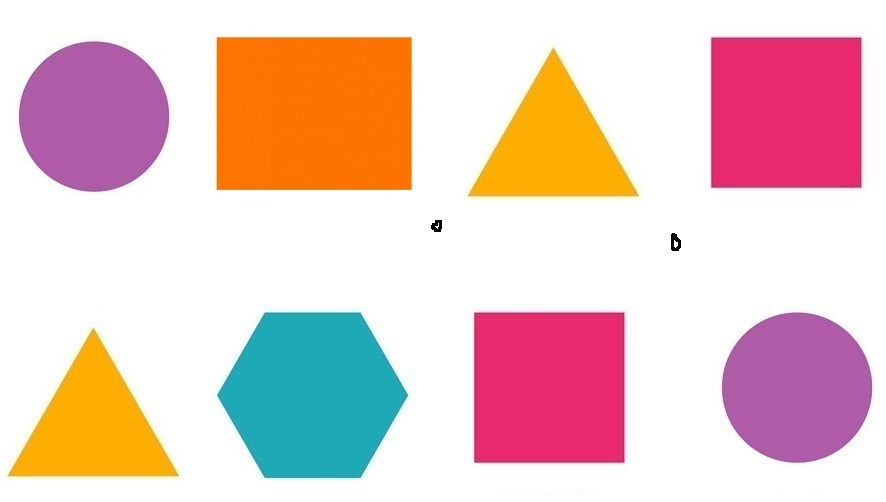
//> input picture color_shapes.jpg, 886 x 502 px
$ ./Shape-Detection   (built with g++ and OpenCV 4)
//> lines starting //> are read from the running program, lines starting //| are printed output that depends on the picture; after the words box and inside, x2 and y2 are one past the last pixel; in counts of white or black regions, pixels touching at a corner belong together
#include <opencv2/core.hpp>
#include <opencv2/imgcodecs.hpp>
#include <opencv2/highgui.hpp>
#include <opencv2/imgproc.hpp>
#include <iostream>
#include <vector>
#include <string>

using namespace cv;
using namespace std;


void get_shape_contours(Mat& dial_img, Mat& in_img)
{
    vector<vector<Point>> contours;                                                       // vector to store contour points
    vector<Vec4i> hierarchy;
    findContours(dial_img, contours, hierarchy, RETR_EXTERNAL, CHAIN_APPROX_SIMPLE);
    //drawContours(in_img, contours, -1, Scalar(255, 0, 255), 2);                       // draw (all) contour on input img (BGR)

    vector<vector<Point>> contourPoly(contours.size());
    vector<Rect> bound_rect(contours.size());                                           // bouning box/rect around shape


    for (int i = 0; i < contours.size();++i)                                           // loop through all contours
    {
        int c_area = contourArea(contours[i]);
        //cout << c_area << endl;
        if (c_area > 1000)     // removing noise etc as per area threshold
        {
            float peri = arcLength(contours[i], true);
            approxPolyDP(contours[i], contourPoly[i], 0.02 * peri, true);       // approximate poly curve with stated accurracy

            drawContours(in_img, contourPoly, i, Scalar(255, 0, 255), 2);   // finds no. of points in countours  and draw lines(purple) between them
            //cout << "Number of contours " << contourPoly[i].size() << endl;

            bound_rect[i] = boundingRect(contourPoly[i]);
            rectangle(in_img, bound_rect[i].tl(), bound_rect[i].br(), Scalar(0, 255, 0), 3);   // bound_rect[i].tl()/br() gives top left/ bottom right points

            // annotating image with shape type
            int obj_corners = (int)contourPoly[i].size();
            string obj_name;
            if (obj_corners == 3)
                obj_name = "Triangle";
            else if (obj_corners == 4)   // rectangle or square
            {
                float aspect_ratio = (float)bound_rect[i].width /(float) bound_rect[i].height;

                if(aspect_ratio>0.95 && aspect_ratio<1.05)    // tolerance for l/w ratio
                    obj_name = "Square";
                else
                    obj_name = "Rectangle";
            }
            /*else if (obj_corners >= 6)
                obj_name = "Polygon";*/
            else if (obj_corners > 6)
                obj_name = "Circle";

            Point text_point { bound_rect[i].x, bound_rect[i].y - 5 };      // y axis offset to ensure text is above detected shape
            putText(in_img, obj_name, text_point , FONT_HERSHEY_PLAIN, 1, Scalar(0, 0, 255), 1);
        }
    }

}


int main()
{
    string path = "Resources/color_shapes.jpg";
    //string path = "Resources/colourful-shape-icons.jpg";

    Mat img = imread(path);
//> img is the input picture: 502 rows x 886 cols, CV_8UC3; mean B, G, R 197.3, 201, 233.1

    Mat img_gray, img_blur, img_canny, img_dilate, img_erode;


    // Preprocessing image

    cvtColor(img,img_gray,COLOR_BGR2GRAY);         // convert img color space. Output image is second arg
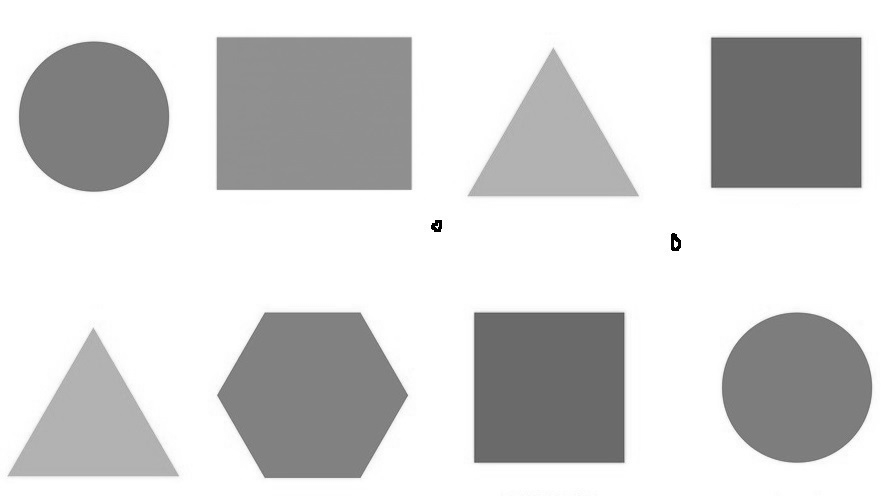
//> img_gray: 502 rows x 886 cols, CV_8UC1; min 0, max 255, mean 210.2

    GaussianBlur(img_gray, img_blur, Size(3, 3), 3, 0);   // blurring image using gaussian fliter.
                                                     // 3rd param i.e. Size(7,7) is SE kernal

    Canny(img_blur, img_canny, 25, 75);            // edge detection using canny algo
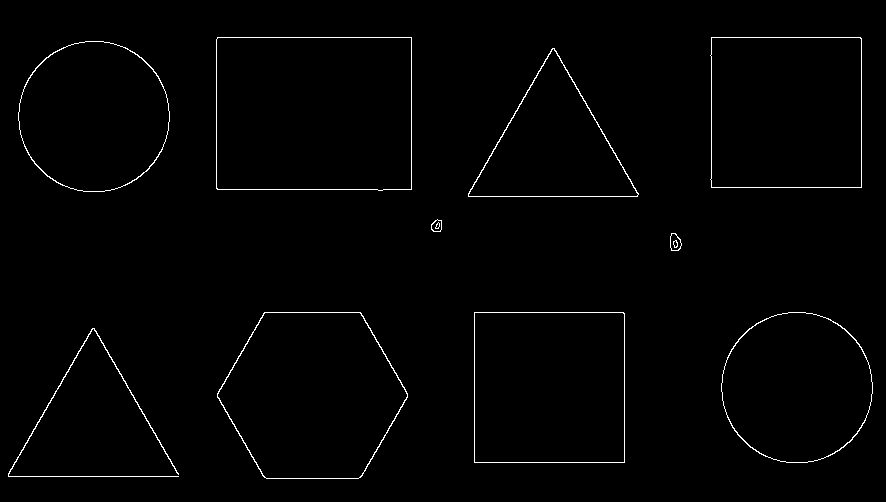
//> img_canny: 502 rows x 886 cols, CV_8UC1; 1.1% white in thin lines or dots, all inside (x1, y1, x2, y2) = (8, 37, 873, 479)

    // Running dilation on canny output to improve edge thickness
    Mat se1 = getStructuringElement(MORPH_RECT, Size(3, 3));
    dilate(img_canny, img_dilate, se1);     // dialating image i.e. increasing foreground or increasing object
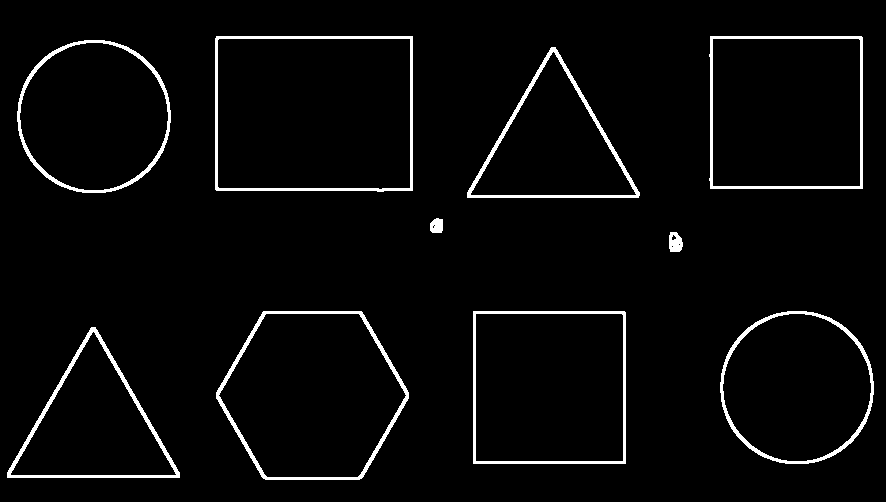
//> img_dilate: 502 rows x 886 cols, CV_8UC1; 3.5% white; 10 white regions


    get_shape_contours(img_dilate, img);         // draw contour and print shap details
//> in get_shape_contours, `findContours(dial_img, contours, hierarchy, RETR_EXTERNAL, CHAIN_APPRO..`: contours = 10 contours; largest, box (x1, y1, x2, y2) and area: (215, 36, 413, 192) 30343, (216, 311, 409, 480) 24619, (709, 36, 863, 189) 23110, (473, 311, 626, 464) 23104, (720, 311, 874, 464) 18446
//> in get_shape_contours, `vector<vector<Point>> contourPoly(contours.size());`: contourPoly = 10 empty contours
//> the loop in get_shape_contours, `for (int i = 0; i < contours.size();++i)` made 10 passes
//> (c_area, peri, obj_corners, aspect_ratio, text_point) on passes 3, 9, 10: (23103, 607.4, 4, 1, Point(473, 306)), (23109, 609.1, 4, 1, Point(710, 31)), (30343, 701.7, 4, 1.27, Point(216, 31))
//> (c_area, peri, obj_corners, text_point, obj_name) on pass 4: (24619, 608.7, 6, Point(216, 306), "")
//> pass 1, in get_shape_contours, `putText(in_img, obj_name, text_point , FONT_HERSHEY_PLAIN, 1, Scalar(0..`:
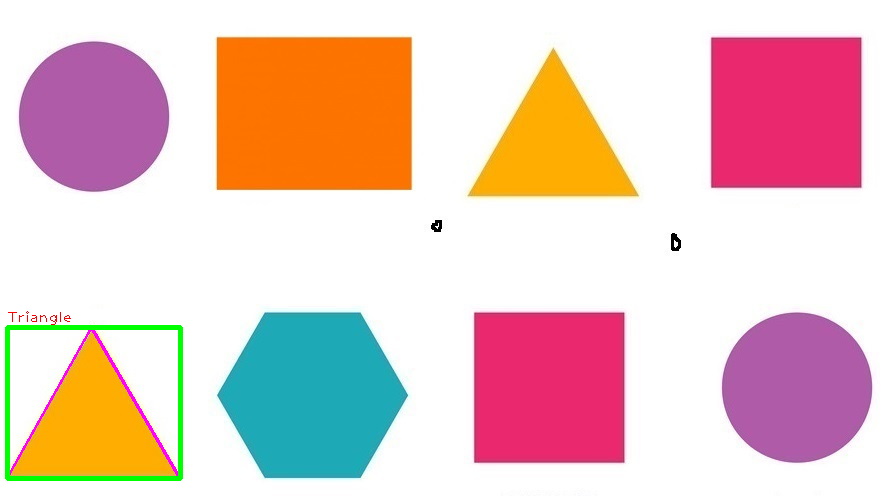
//> in_img: 502 rows x 886 cols, CV_8UC3; 0.97% of pixels changed, all inside (x1, y1, x2, y2) = (5, 311, 183, 481)
//> pass 2, in get_shape_contours, `putText(in_img, obj_name, text_point , FONT_HERSHEY_PLAIN, 1, Scalar(0..`:
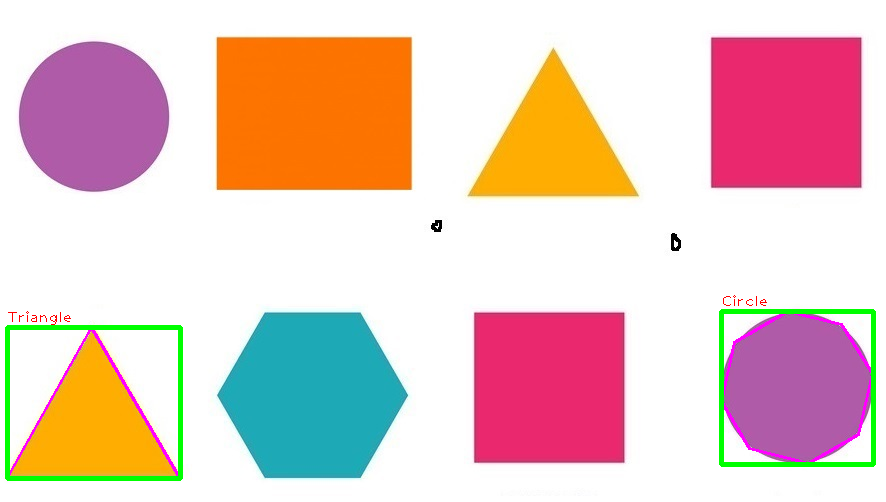
//> in_img: 502 rows x 886 cols, CV_8UC3; 1% of pixels changed, all inside (x1, y1, x2, y2) = (719, 295, 876, 467)
//> pass 3, in get_shape_contours, `putText(in_img, obj_name, text_point , FONT_HERSHEY_PLAIN, 1, Scalar(0..`:
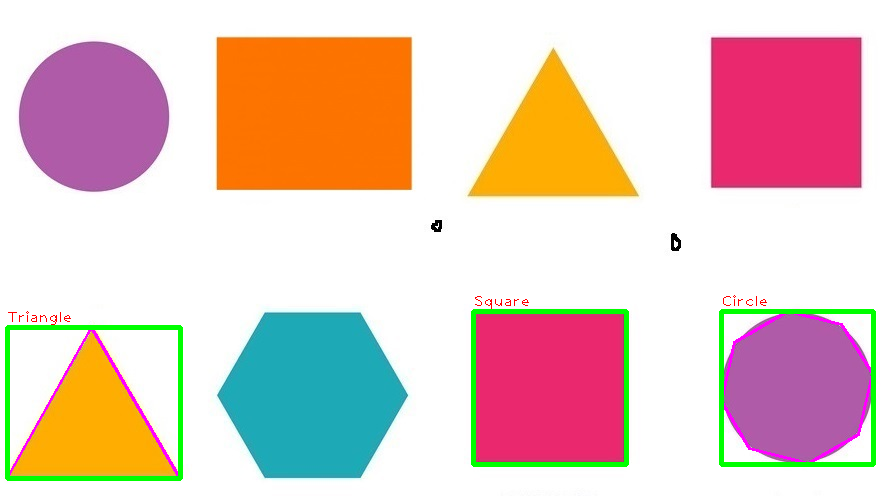
//> in_img: 502 rows x 886 cols, CV_8UC3; 0.71% of pixels changed, all inside (x1, y1, x2, y2) = (471, 296, 629, 467)
//> after the loop in get_shape_contours, `for (int i = 0; i < contours.size();++i)`:
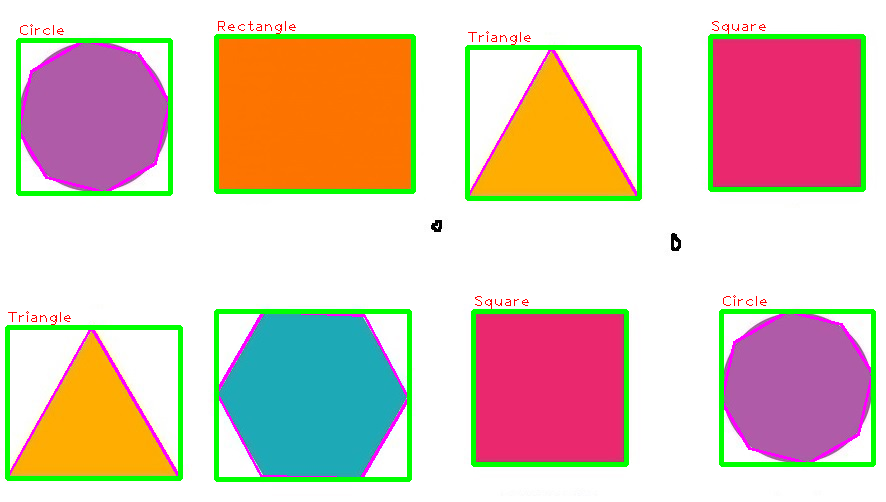
//> in_img: 502 rows x 886 cols, CV_8UC3; 4.59% of pixels changed, all inside (x1, y1, x2, y2) = (16, 21, 866, 482)


    imshow("BGR image", img);
   // [4 lines of commented-out code are left out]


    waitKey(0);

    return 0;
}
